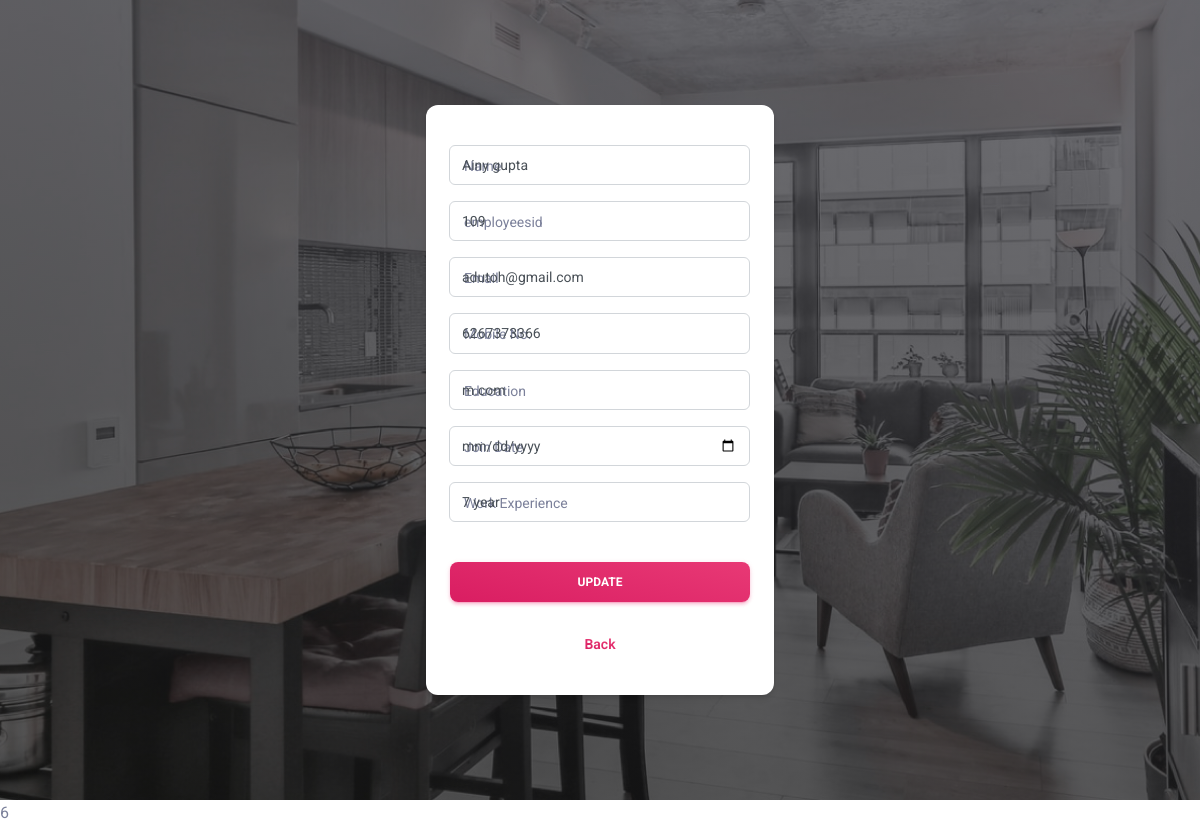
The app's page /updatetech/10/ with its own data.
### app/models.py (models this page shows)
class Teacher(models.Model):
    teachername=models.CharField(max_length=300)
    employeesid = models.IntegerField()
    teacheremail=models.CharField(max_length=200)
    teacherpassword=models.CharField(max_length=300)
    teachermobile=models.IntegerField()
    joindate=models.DateField()
    education=models.CharField(max_length=100)
    workexp=models.CharField(max_length=200)
    photo = models.ImageField(upload_to='Teacher/')
    teachercourse=models.ForeignKey(Course , on_delete=models.CASCADE)
    gender = models.CharField(choices=GENDER_CHOICE , max_length=200)
    is_active = models.BooleanField(default=True)

### app/views.py (the view)
# urls.py: path('updatetech/<int:uid>/',views.updatetech),
def updatetech(request,uid):
    res = Teacher.objects.get(id=uid)
    addcourses= Course.objects.all()
    return render(request, 'update_tech.html', {'i': res,'addcourses':addcourses})

### app/templates/update_tech.html (shortened to what this page needs)
{% load static %}
<!DOCTYPE html>
<html lang="en">
<head>
   <link href="{% static 'css/nucleo-icons.css' %}" rel="stylesheet" />
   <link href="{% static 'css/nucleo-svg.css' %}" rel="stylesheet" />
   <link id="pagestyle" href="{% static 'css/material-dashboard.css' %}" rel="stylesheet" />
</head>
  <main class="main-content  mt-0">
    <div class="page-header align-items-start min-vh-100" style="background-image: url('{%static 'img/bg-smart-home-1.jpg' %}');">
      <div class="container my-auto">
        <div class="row">
          <div class="col-lg-4 col-md-8 col-12 mx-auto">
            <div class="card z-index-0 fadeIn3 fadeInBottom">
              <div class="card-body">
                <form role="form" method="POST" action="/update_teacher/" enctype="multipart/form-data">
                  <div class="input-group input-group-outline my-3">
                    <label class="form-label">Name</label>
                    <input type="text" class="form-control" name='name' value="{{i.teachername}}">
                  </div>
                  <div class="input-group input-group-outline my-3">
                    <label class="form-label">employeesid</label>
                    <input type="text" class="form-control" name='employeesid' value="{{i.employeesid}}">
                  </div>
                  <div class="input-group input-group-outline my-3">
                    <label class="form-label">Email</label>
                    <input type="email" class="form-control" name='email' value="{{i.teacheremail}}">
                  </div>
                  <div class="input-group input-group-outline mb-3">
                    <label class="form-label">Mobile No.</label>
                    <input type="number" class="form-control" name="mobile" value="{{i.teachermobile}}">
                  </div>
                  <div class="input-group input-group-outline mb-3">
                    <label class="form-label">Education</label>
                    <input type="text" class="form-control" name="education" value="{{i.education}}">
                  </div>
                  <div class="input-group input-group-outline mb-3">
                    <label class="form-label">Join Date</label>
                    <input type="date" class="form-control" name="joindate" value="{{i.joindate}}">
                  </div>
                  <div class="input-group input-group-outline mb-3">
                    <label class="form-label">Work Experience</label>
                    <input type="text" class="form-control" name="workexp" value="{{i.workexp}}">
                  </div>
                  <div class="text-center" >
                    <button type="submit" class="btn bg-gradient-primary w-100 my-4 mb-2" >Update</button>
                  </div>
                  <p class="mt-4 text-sm text-center">
                    <a href="/teacher/" class="text-primary text-gradient font-weight-bold">Back</a>
                  </p>
                </form>
              </div>
            </div>
          </div>
        </div>
      </div>
    </div>
  </main>
</body>
</html>6

### records on screen
Teacher: name "Ainy gupta", employeesid "109", email "adutoh@gmail.com", mobile "6267373366", education "m.com", workexp "7 year"
